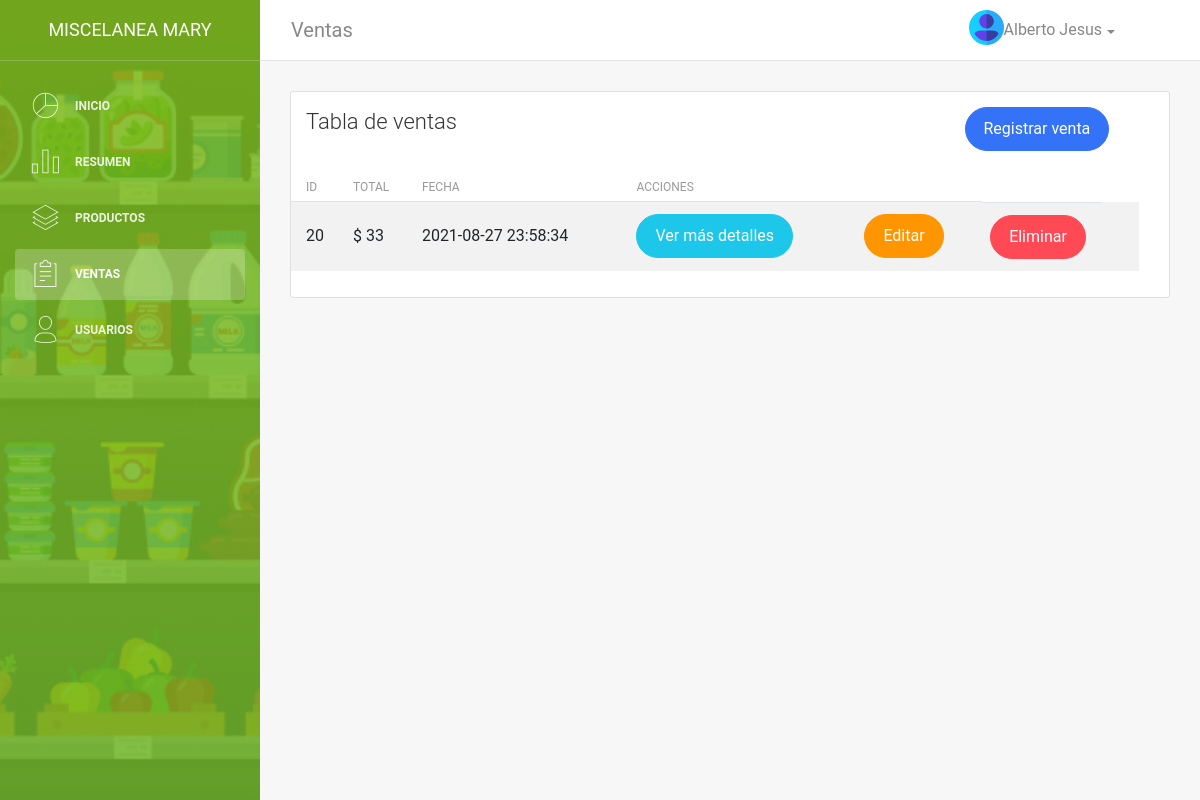
The app's page /dash/ventas/index.php (signed in) with its own data.
### tables this page shows
CREATE TABLE `ventas` (
  `id` int(11) NOT NULL,
  `total` double NOT NULL,
  `fecha` datetime NOT NULL DEFAULT current_timestamp()
);

### dao/Ventas.php (called while the page is built, shortened)
<?php
	class Ventas
	{
		private $id;
		private $total;
		private $fecha;
		function __construct($id,$total,$fecha)
		{
			$this->id=$id;
			$this->total=$total;
			$this->fecha=$fecha;
		}
		public function getId(){
			return $this->id;
		}
		public function getTotal(){
			return $this->total;
		}
		public function getFecha(){
			return $this->fecha;
		}
		public function setConexion($conexion){
			$this->conexion=$conexion;
		}
		public function readVenta(){
			$venta= array();
			$query=
			"SELECT
				*
			FROM ventas";
			$stmt=$this->conexion->prepare($query);
			if($stmt->execute()){
				while ($row = $stmt->fetch(PDO::FETCH_ASSOC)){
					extract($row);
					array_push($venta, new Ventas($id,$total,$fecha));
				}
				return $venta;
			}else{
				echo "Error:  ".$stmt->errorInfo();
				return false;
			}
		}
	}
?>

### dash/ventas/index.php (the view, shortened to what this page needs)
<?php
 $ruta="../../";
  include($ruta.'config/Precarga.php');
  include($ruta.'header/header_dashboard.php');
  include($ruta.'dao/Ventas.php');
  $venta = new Ventas('','','');
  $venta->setConexion($bd);
  $ventas=$venta->readVenta();
?>
            <div class="content">
                <div class="container-fluid">
                     <div class="row">
                        <div class="col-md-12">
                            <div class="card strpied-tabled-with-hover">
                                <div class="card-header ">
                                    <div class="row">
                                        <div class="col-md-9 ">
                                            <h4 class="card-title"> Tabla de ventas</h4>
                                        </div>
                                        <div class="col-md-3">
                                             <a href="formVenta.php" class="btn btn-primary btn-fill btn-round">Registrar venta</a>
                                        </div>
                                    </div>
                                </div>
                                <div class="card-body table-full-width table-responsive">
                                    <table class="table table-hover table-striped">
                                        <thead>
                                            <th>ID</th>
                                            <th>Total</th>
                                            <th>Fecha</th>
                                            <?php
                                            if(isset($_SESSION['tipoUsuario'])){
                                                if($_SESSION['tipoUsuario'] == 1){
                                                    ?>
                                                    <th colspan="3" style="text-align: center;">Acciones</th>
                                                    <?php
                                                }else{
                                                    ?>
                                                    <th colspan="2" style="text-align: center;">Acciones</th>
                                                    <?php
                                                }
                                            }
                                            ?>
                                        </thead>
                                        <tbody>
                                            <?php
                                            foreach ($ventas as $venta) {?>
                                              <tr>
                                                <td><?=$venta->getId()?></td>
                                                <td>$ <?=$venta->getTotal()?></td>
                                                <td>  <?=$venta->getFecha()?></td>
                                                <td><a href="observarVenta.php?idV=<?=$venta->getId()?>" class="btn btn-info btn-round btn-fill"> Ver más detalles</a></td>
                                                <td><a href="editarVenta.php?id=<?=$venta->getId()?>" class="btn btn-warning btn-round btn-fill"> Editar</a></td>
                                                <?php
                                                if(isset($_SESSION['tipoUsuario'])){
                                                  if($_SESSION['tipoUsuario'] == 1){
                                                        ?>
                                                        <td><a href="eliminarVenta.php?id=<?=$venta->getId()?>" class="btn btn-danger btn-round btn-fill"> Eliminar</a></td>
                                                        <?php
                                                    }
                                                }
                                                ?>
                                              </tr>
                                            <?php } ?>
                                        </tbody>
                                    </table>
                                </div>
                            </div>
                        </div>
                    </div>
                </div>
            </div>
        </div>
    </div>
 <?php
  include($ruta.'footer/footer_dashboard.php');
  ?>

### records on screen
ventas: id "20", total "33", fecha "2021-08-27 23:58:34"

### other values on screen
$titulo "Ventas"
$_SESSION['nombre'] "Alberto Jesus"
